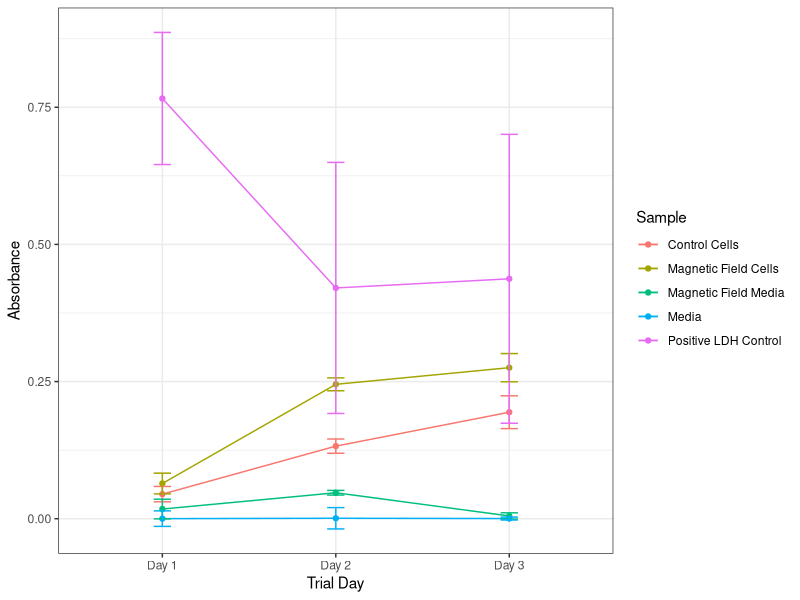
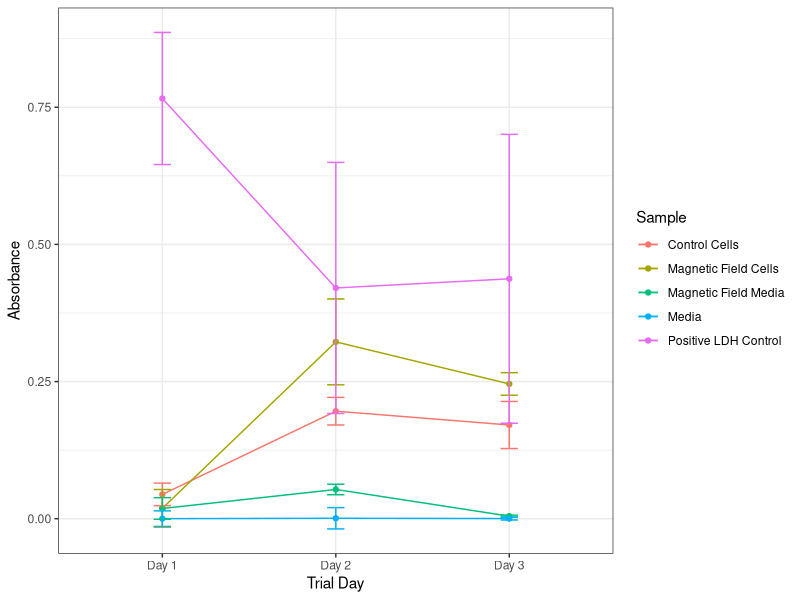
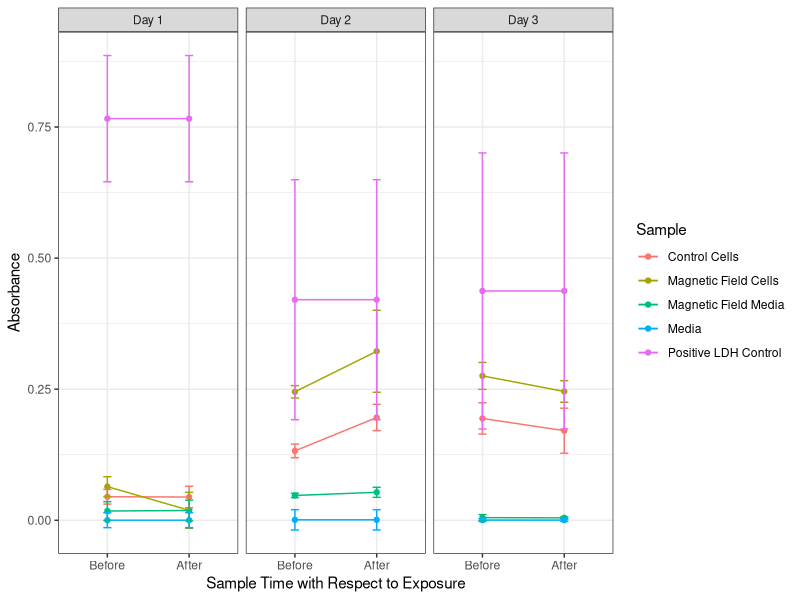

These figures' R source, in order:
## ---- chunk 1
# clear the environment
rm(list = ls())

# import the libraries that we will use
library(ggplot2)
library(dplyr)
library(here)
library(ggfortify)
library(readr)

## ---- chunk 2
LDH1 <- read_csv(here("Data","CMF8_LDH_4-25.csv"))

LDH2 <- read_csv(here("Data", "CMF8_LDH_4-26.csv"))

LDH3 <- read_csv(here("Data",  "CMF8_LDH_4-27.csv"))
## ---- chunk 3
# chop down LDH1 so we can bind these together
LDH1 <- LDH1 %>%
  select(1:7)

# combine the data frames together
full_LDH <- bind_rows("Day 1" = LDH1,
          "Day 2" = LDH2,
          "Day 3" = LDH3,
          .id = "Day")

## ---- chunk 4
full_LDH_tidy <-
  full_LDH %>%
  mutate(Adjusted_Raw = Read_680 - Read_490,
         Adjusted_Blank = Blank_Read_680 - Blank_Read_490,
         Name = case_when(Name %in% c("Meida") ~ "Media"
        ,TRUE ~ Name),
         Name = case_when(Name %in% c("Control 1", "Control 2") ~ "Control Cells", TRUE ~ Name),
        Name = case_when(Name %in% c("BF 1", "BF 2")~"Magnetic Field Cells", TRUE ~ Name),
        Name = case_when(Name %in% c("BF Media") ~ "Magnetic Field Media", TRUE ~ Name),
        Name = case_when(Name %in% c("Positive")~ "Positive LDH Control", TRUE~Name)
        ) 
  #slice(-52, -98)
## ---- chunk 5
LDH_full_before <-
  full_LDH_tidy %>%
  filter(Well_ID == "BLK" | Well_ID == "CTL2" | Well_ID == "SPL1"| Well_ID == "SPL2" |Well_ID == "SPL3" | Well_ID == "SPL4" | Well_ID == "SPL5")

LDH_full_after <-
  full_LDH_tidy %>%
  filter(Well_ID == "BLK" | Well_ID == "CTL2" | Well_ID == "SPL6"| Well_ID == "SPL7" | Well_ID == "SPL8" | Well_ID == "SPL9" | Well_ID == "SPL 10")
## ---- chunk 6
# calculate the means and the standard deviation of the data
LDH_before_means <-
  LDH_full_before %>%
  group_by(Day, Name) %>%
  summarise(mean_absorbance_raw = mean(Adjusted_Raw),
            se_absorbance_raw = sd(Adjusted_Raw)/sqrt(sum(!is.na(Adjusted_Raw))),
            mean_absorbance_blank = mean(Adjusted_Blank),
            se_absorbance_blank = sd(Adjusted_Blank)/sqrt(sum(!is.na(Adjusted_Blank)))) %>%
  mutate(mean_absorbance_raw = abs(mean_absorbance_raw),
         se_absorbance_raw = abs(se_absorbance_raw),
         mean_absorbance_blank = abs(mean_absorbance_blank),
         se_absorbance_blank = abs(se_absorbance_blank))



## ---- chunk 7
ggplot(LDH_before_means, aes(Day, mean_absorbance_blank, color = Name, group = Name))+
     geom_point()+
     geom_line()+
     geom_errorbar(aes(ymin = mean_absorbance_blank - se_absorbance_blank,
                       ymax = mean_absorbance_blank + se_absorbance_blank), width = 0.1)+
    theme_bw()+
    labs(x = "Trial Day", y="Absorbance", color = "Sample")
## ---- chunk 8
# calculate the means and the standard deviation of the data
LDH_after_means <-
  LDH_full_after %>%
  group_by(Day, Name) %>%
  summarise(mean_absorbance_raw = mean(Adjusted_Raw),
            se_absorbance_raw = sd(Adjusted_Raw)/sqrt(sum(!is.na(Adjusted_Raw))),
            mean_absorbance_blank = mean(Adjusted_Blank),
            se_absorbance_blank = sd(Adjusted_Blank)/sqrt(sum(!is.na(Adjusted_Blank)))) %>%
  mutate(mean_absorbance_raw = abs(mean_absorbance_raw),
         se_absorbance_raw = abs(se_absorbance_raw),
         mean_absorbance_blank = abs(mean_absorbance_blank),
         se_absorbance_blank = abs(se_absorbance_blank))

## ---- chunk 9
ggplot(LDH_after_means, aes(Day, mean_absorbance_blank, color = Name, group = Name))+
     geom_point()+
     geom_line()+
     geom_errorbar(aes(ymin = mean_absorbance_blank - se_absorbance_blank,
                       ymax = mean_absorbance_blank + se_absorbance_blank), width = 0.1)+
    theme_bw()+
    labs(x = "Trial Day", y="Absorbance", color = "Sample")
## ---- chunk 10
library(forcats)
# join the summary DFs
LDH_means <-
  bind_rows("Before" = LDH_before_means,
            "After" = LDH_after_means,
            .id = "Sample_Time") %>%
  mutate(Sample_Time = fct_relevel(Sample_Time, c("Before","After")))
## ---- chunk 11
ggplot(LDH_means, aes(Sample_Time, mean_absorbance_blank, color = Name, group = Name))+
     geom_point()+
     geom_line()+
     geom_errorbar(aes(ymin = mean_absorbance_blank - se_absorbance_blank,
                       ymax = mean_absorbance_blank + se_absorbance_blank), width = 0.1)+
  facet_wrap(~Day)+
    theme_bw()+
    labs(x = "Sample Time with Respect to Exposure", y="Absorbance", color = "Sample")
